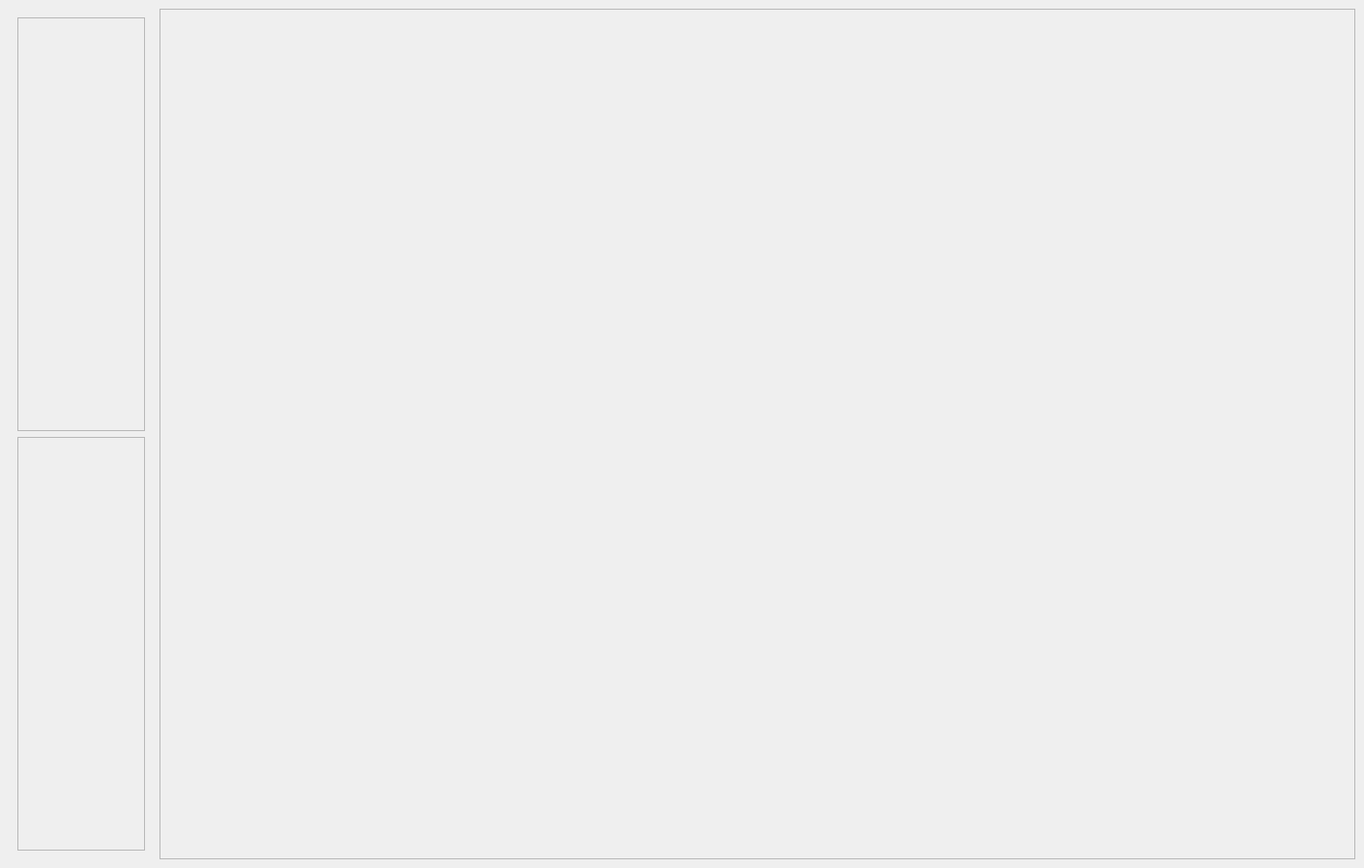
<?xml version="1.0" encoding="UTF-8"?>
<ui version="4.0">
 <class>MainWindow</class>
 <widget class="QMainWindow" name="MainWindow">
  <property name="geometry">
   <rect>
    <x>0</x>
    <y>0</y>
    <width>1411</width>
    <height>898</height>
   </rect>
  </property>
  <property name="windowTitle">
   <string>MainWindow</string>
  </property>
  <widget class="QWidget" name="centralwidget">
   <layout class="QHBoxLayout" name="horizontalLayout">
    <item>
     <widget class="QWidget" name="sidebar" native="true">
      <property name="sizePolicy">
       <sizepolicy hsizetype="Preferred" vsizetype="Preferred">
        <horstretch>0</horstretch>
        <verstretch>0</verstretch>
       </sizepolicy>
      </property>
      <property name="minimumSize">
       <size>
        <width>150</width>
        <height>0</height>
       </size>
      </property>
      <property name="maximumSize">
       <size>
        <width>300</width>
        <height>16777215</height>
       </size>
      </property>
      <layout class="QVBoxLayout" name="verticalLayout">
       <item>
        <widget class="QFrame" name="controlArea">
         <property name="frameShape">
          <enum>QFrame::StyledPanel</enum>
         </property>
         <property name="frameShadow">
          <enum>QFrame::Raised</enum>
         </property>
        </widget>
       </item>
       <item>
        <widget class="QFrame" name="notificationArea">
         <property name="frameShape">
          <enum>QFrame::StyledPanel</enum>
         </property>
         <property name="frameShadow">
          <enum>QFrame::Raised</enum>
         </property>
        </widget>
       </item>
      </layout>
     </widget>
    </item>
    <item>
     <widget class="QFrame" name="mainArea">
      <property name="frameShape">
       <enum>QFrame::StyledPanel</enum>
      </property>
      <property name="frameShadow">
       <enum>QFrame::Raised</enum>
      </property>
      <layout class="QVBoxLayout" name="verticalLayout_2">
       <item>
        <widget class="QStackedWidget" name="stackedWidget">
         <widget class="ItemsView" name="repoBrowser"/>
         <widget class="DetailedView" name="componentDetail"/>
        </widget>
       </item>
      </layout>
     </widget>
    </item>
   </layout>
  </widget>
 </widget>
 <customwidgets>
  <customwidget>
   <class>ItemsView</class>
   <extends>QWidget</extends>
   <header location="global">component_library/views/items_view</header>
   <container>1</container>
  </customwidget>
  <customwidget>
   <class>DetailedView</class>
   <extends>QWidget</extends>
   <header location="global">component_library/views/detailed_view</header>
   <container>1</container>
  </customwidget>
 </customwidgets>
 <resources/>
 <connections/>
</ui>
